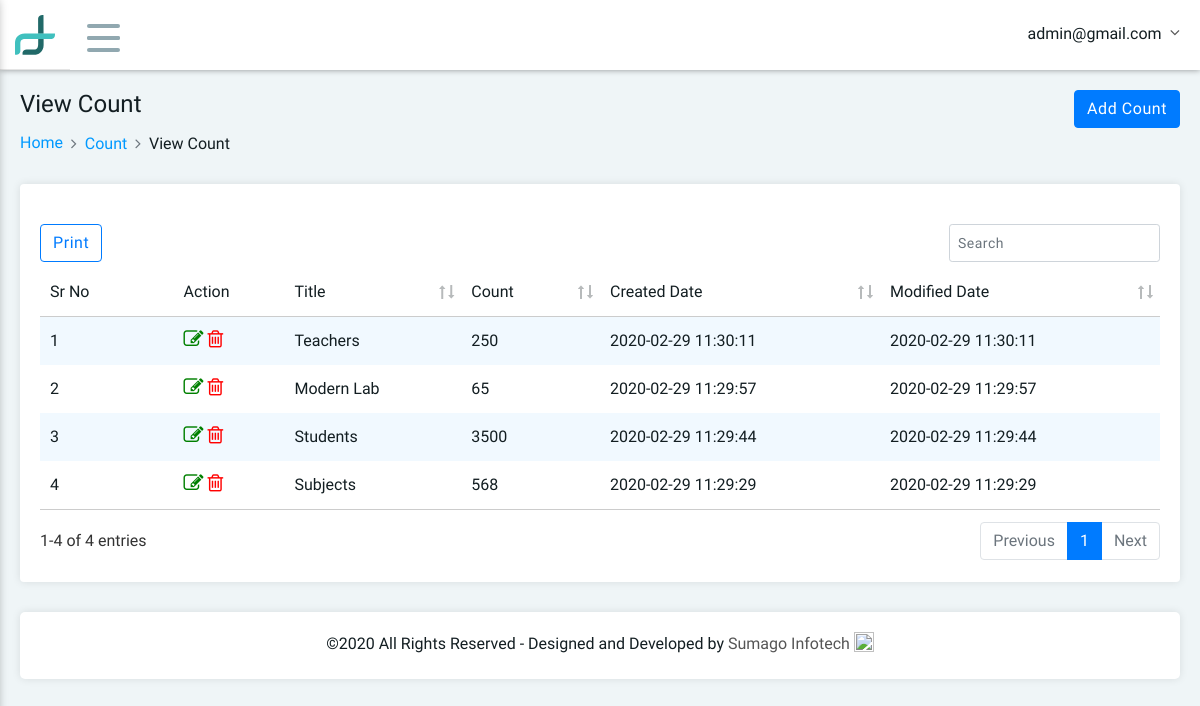
The app's page /view_count.php (signed in) with its own data.
### tables this page shows
CREATE TABLE IF NOT EXISTS `index_count` (
  `count_id` int(11) NOT NULL,
  `count_title` varchar(255) NOT NULL,
  `count_record` varchar(255) NOT NULL,
  `count_date` datetime NOT NULL DEFAULT CURRENT_TIMESTAMP,
  `count_modified_date` datetime NOT NULL DEFAULT CURRENT_TIMESTAMP ON UPDATE CURRENT_TIMESTAMP,
  `fld_delete` int(11) NOT NULL
);

### view_count.php (the view, shortened to what this page needs)
<!DOCTYPE html>
<html>
<head>
	<?php include('include/head.php'); ?>
	<link rel="stylesheet" type="text/css" href="src/plugins/datatables/media/css/jquery.dataTables.css">
	<link rel="stylesheet" type="text/css" href="src/plugins/datatables/media/css/dataTables.bootstrap4.css">
	<link rel="stylesheet" type="text/css" href="src/plugins/datatables/media/css/responsive.dataTables.css">
</head>
<body>
	<?php include('include/header.php'); ?>
	<div class="main-container">
		<div class="pd-ltr-20 customscroll customscroll-10-p height-100-p xs-pd-20-10">
			<div class="min-height-200px">
				<div class="page-header">
					<div class="row">
						<div class="col-md-6 col-sm-12">
							<div class="title">
								<h4>View Count</h4>
							</div>
							<nav aria-label="breadcrumb" role="navigation">
								<ol class="breadcrumb">
									<li class="breadcrumb-item"><a href="dashboard.php">Home</a></li>
									<li class="breadcrumb-item"><a href="#">Count</a></li>
									<li class="breadcrumb-item active" aria-current="page">View Count</li>
								</ol>
							</nav>
						</div>
						<div class="col-md-6 col-sm-12 text-right">
							<div class="dropdown">
								<a class="btn btn-primary" href="count_add.php" role="button">
									Add Count
								</a>
							</div>
						</div>
					</div>
				</div>
				<div class="pd-20 bg-white border-radius-4 box-shadow mb-30">
					<div class="row">
						<table class="stripe hover data-table-export nowrap">
							<thead>
								<tr>
									<th class="table-plus datatable-nosort">Sr No</th>
									<th class="datatable-nosort">Action</th>
									<th>Title</th>
									<th>Count</th>
									<th>Created Date</th>
									<th>Modified Date</th>
								</tr>
							</thead>
							<tbody>
								<?php
                                $counter=0;
                                $query="select * from  index_count where fld_delete='0' order by count_id desc ";
                                $row=mysqli_query($connect,$query) or die(mysqli_error($connect));
                                while($fetch=mysqli_fetch_array($row)) {
                                extract($fetch);
                            	?>
                                <tr>
                                    <td><?php echo ++$counter; ?></td>
									<td>
										<a href="update_count.php?count_id=<?php echo $fetch['count_id'] ?>"  class="fa fa-edit" style="font-size: 20px; color: green;">
										</a>
                                        <a href="delete_count.php?count_id=<?php echo $fetch['count_id'] ?>" onclick="return confirm('Are you sure to Delete Count')" class="fa fa-trash-o"  style="color: red;font-size: 20px;">
                                        </a>
									</td>
									<td><?php echo $fetch['count_title'];?></td>
                                    <td><?php echo $fetch['count_record'];?></td>
                                    <td><?php echo $fetch['count_date'];?></td>
                                    <td><?php echo $fetch['count_modified_date'];?></td>
                                </tr>
                                            <?php } ?>
							</tbody>
						</table>
					</div>
				</div>
			</div>
			<?php include('include/footer.php'); ?>
		</div>
	</div>
</body>
</html>

### include/header.php (shortened to what this page needs)
<?php include "config.php";
 ?>
	<div class="header clearfix">
		<div class="header-right">
			<div class="brand-logo">
				<a href="#">
					<img src="vendors/images/logo.png" alt="" class="mobile-logo">
				</a>
			</div>
			<div class="menu-icon">
				<span></span>
				<span></span>
				<span></span>
			</div>
			<div class="user-info-dropdown">
				<div class="dropdown">
					<a class="dropdown-toggle" href="#" role="button" data-toggle="dropdown">
						<?php
                            $query=mysqli_query($connect,"select * from tbl_admin where fld_email='".$_SESSION['email']."'") or die(mysqli_error($connect));
                            $fetch=mysqli_fetch_array($query);
                            extract($fetch);
                        ?>
						<span class="user-name"><?php echo $fetch['fld_email']; ?></span>
					</a>
				</div>
			</div>
		</div>
	</div>

### records on screen
index_count: count_title "Teachers", count_record "250", count_date "2020-02-29 11:30:11", count_modified_date "2020-02-29 11:30:11"
index_count: count_title "Modern Lab", count_record "65", count_date "2020-02-29 11:29:57", count_modified_date "2020-02-29 11:29:57"
index_count: count_title "Students", count_record "3500", count_date "2020-02-29 11:29:44", count_modified_date "2020-02-29 11:29:44"
index_count: count_title "Subjects", count_record "568", count_date "2020-02-29 11:29:29", count_modified_date "2020-02-29 11:29:29"

### other values on screen
$fetch['fld_email'] "admin@gmail.com"
